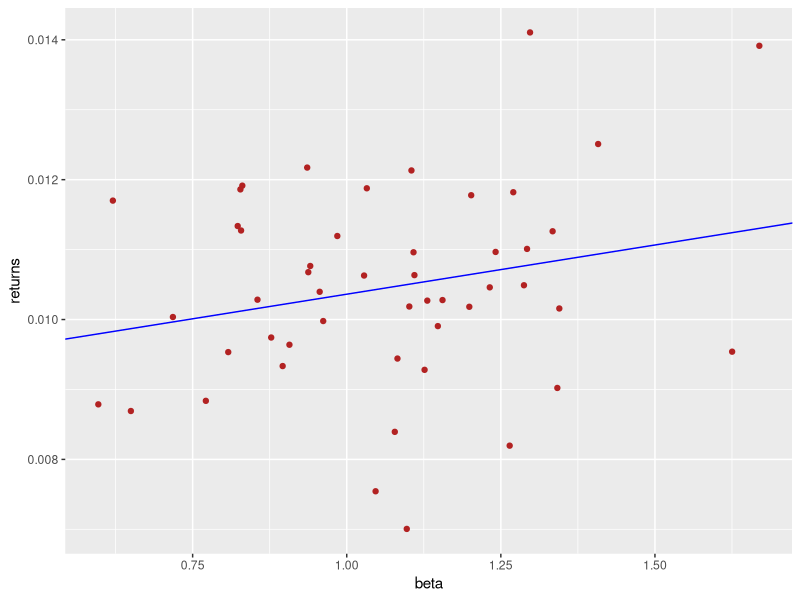

The R script that drew this image:
library(readr)
library(ggplot2)

setwd("~/Applied_Quant_Finance")
rm(list=ls())

#Question 1B
raw_market <- read_csv("PS3_Market.csv")
raw_market <- raw_market / 100
raw_market$excess <- raw_market$`Mkt-RF` - raw_market$RF
rf_return <- mean(raw_market$RF)
raw_industry <- read_csv("PS3_Industry_Returns.csv")
raw_industry <- raw_industry / 100

raw_industry[raw_industry <= -.99] <- NA
beta_vector = as.numeric()

for (i in 2:50){
  temp <- data.frame(Date = raw_industry$Date, industry = raw_industry[,i])
  merged_temp <- merge(temp, raw_market, by="Date")
  merged_temp <- subset(merged_temp, !is.na(merged_temp$industry)) #LOOK HERE EMILY
  beta <- cov(merged_temp$industry, merged_temp$excess)/var(merged_temp$excess)
  beta_vector <- c(beta_vector, beta)
}

gam_zero_vector = c()
gam_one_vector = c()
for (i in 1:1069){
  returns_vector <- t(as.matrix(raw_industry[i,2:50]))
  reg_df <- data.frame(returns = returns_vector[,1], betas = beta_vector)
  reg_df <- subset(reg_df, !is.na(reg_df$returns))
  model <- lm(returns ~ betas, data = reg_df)
  gamma_zero <- coef(summary(model))[1,1]
  gam_zero_vector <- c(gam_zero_vector, gamma_zero)
  gamma_one <- coef(summary(model))[2,1]
  gam_one_vector <- c(gam_one_vector, gamma_one)
}

gam_zero_mean <- mean(gam_zero_vector)
gam_one_mean <- mean(gam_one_vector)

gz_st_err <- sd(gam_zero_vector) / sqrt(1069)
go_st_err <- sd(gam_one_vector) / sqrt(1069)

gz_t <- gam_zero_mean / gz_st_err
go_t <- gam_one_mean / go_st_err

gz_t_2 <- (gam_zero_mean - rf_return) / gz_st_err
go_t_2 <- (gam_one_mean - mean(raw_market$excess)) / go_st_err

#1C
avg_rtn <- sapply(raw_industry[,2:50], mean, na.rm=TRUE)
model <- lm(avg_rtn ~ beta_vector)
coef_vector <- c(coef(summary(model))[1,1], coef(summary(model))[2,1])
st_err_vector <- c(coef(summary(model))[1,2], coef(summary(model))[2,2])

#1D
plot_df = data.frame(returns = avg_rtn, beta = beta_vector)
first_plot <- ggplot(data = plot_df, aes(x = beta, y = returns)) + 
              geom_point(color = "firebrick") +
              geom_abline(slope = coef_vector[2], intercept = coef_vector[1], color = "blue")


#1F
industry_size <- read_csv("PS3_Industry_Size.csv")
industry_beme <- read_csv("PS3_Industry_BEME.csv")
industry_size[industry_size <= -.99] <- NA

gam_zero_vector2 = c()
gam_one_vector2 = c()
gam_size_vector2 = c()
for (i in 2:1069){
  returns_vector <- t(as.matrix(raw_industry[i,2:50]))
  size_vector <- t(as.matrix(industry_size[(i-1), 2:50]))
  reg_df <- data.frame(returns = returns_vector[,1], betas = beta_vector, known_size = size_vector[,1])
  reg_df <- subset(reg_df, !is.na(reg_df$returns))
  reg_df <- subset(reg_df, !is.na(reg_df$known_size))
  model <- lm(returns ~ betas + log(known_size), data = reg_df)
  gamma_zero <- coef(summary(model))[1,1]
  gam_zero_vector2 <- c(gam_zero_vector2, gamma_zero)
  gamma_one <- coef(summary(model))[2,1]
  gam_one_vector2 <- c(gam_one_vector2, gamma_one)
  gamma_size <- coef(summary(model))[3,1]
  gam_size_vector2 <- c(gam_size_vector2, gamma_size)
  
}